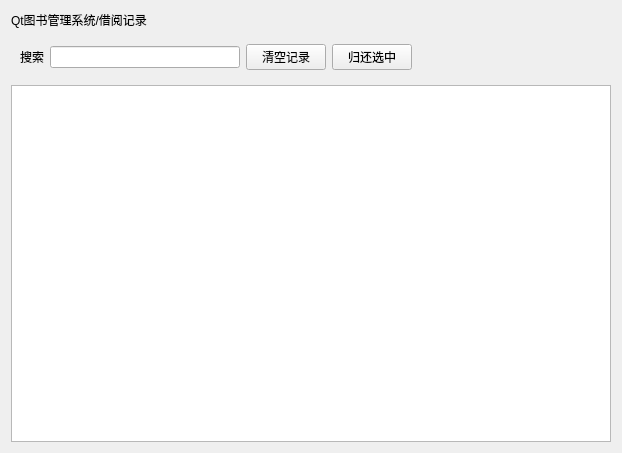
<?xml version="1.0" encoding="UTF-8"?>
<ui version="4.0">
 <class>Cell_Record</class>
 <widget class="QWidget" name="Cell_Record">
  <property name="geometry">
   <rect>
    <x>0</x>
    <y>0</y>
    <width>622</width>
    <height>453</height>
   </rect>
  </property>
  <property name="windowTitle">
   <string>Form</string>
  </property>
  <property name="name" stdset="0">
   <string>bg</string>
  </property>
  <layout class="QGridLayout" name="gridLayout_2">
   <item row="0" column="0">
    <widget class="QLabel" name="lb_title">
     <property name="text">
      <string>Qt图书管理系统/借阅记录</string>
     </property>
     <property name="name" stdset="0">
      <string>title</string>
     </property>
    </widget>
   </item>
   <item row="1" column="0">
    <widget class="QWidget" name="widget" native="true">
     <layout class="QGridLayout" name="gridLayout">
      <item row="0" column="0">
       <widget class="QLabel" name="label">
        <property name="text">
         <string>搜索</string>
        </property>
        <property name="alignment">
         <set>Qt::AlignRight|Qt::AlignTrailing|Qt::AlignVCenter</set>
        </property>
        <property name="name" stdset="0">
         <string>lb</string>
        </property>
       </widget>
      </item>
      <item row="0" column="1">
       <widget class="QLineEdit" name="le_search">
        <property name="name" stdset="0">
         <string>le</string>
        </property>
       </widget>
      </item>
      <item row="0" column="2">
       <widget class="QPushButton" name="btn_clear">
        <property name="text">
         <string>清空记录</string>
        </property>
        <property name="name" stdset="0">
         <string>btn</string>
        </property>
       </widget>
      </item>
      <item row="0" column="3">
       <widget class="QPushButton" name="btn_bk">
        <property name="text">
         <string>归还选中</string>
        </property>
        <property name="name" stdset="0">
         <string>btn</string>
        </property>
       </widget>
      </item>
      <item row="0" column="4">
       <spacer name="horizontalSpacer">
        <property name="orientation">
         <enum>Qt::Horizontal</enum>
        </property>
        <property name="sizeHint" stdset="0">
         <size>
          <width>40</width>
          <height>20</height>
         </size>
        </property>
       </spacer>
      </item>
     </layout>
    </widget>
   </item>
   <item row="2" column="0">
    <widget class="QTableView" name="tableView">
     <property name="name" stdset="0">
      <string>table</string>
     </property>
    </widget>
   </item>
  </layout>
 </widget>
 <resources/>
 <connections/>
</ui>
